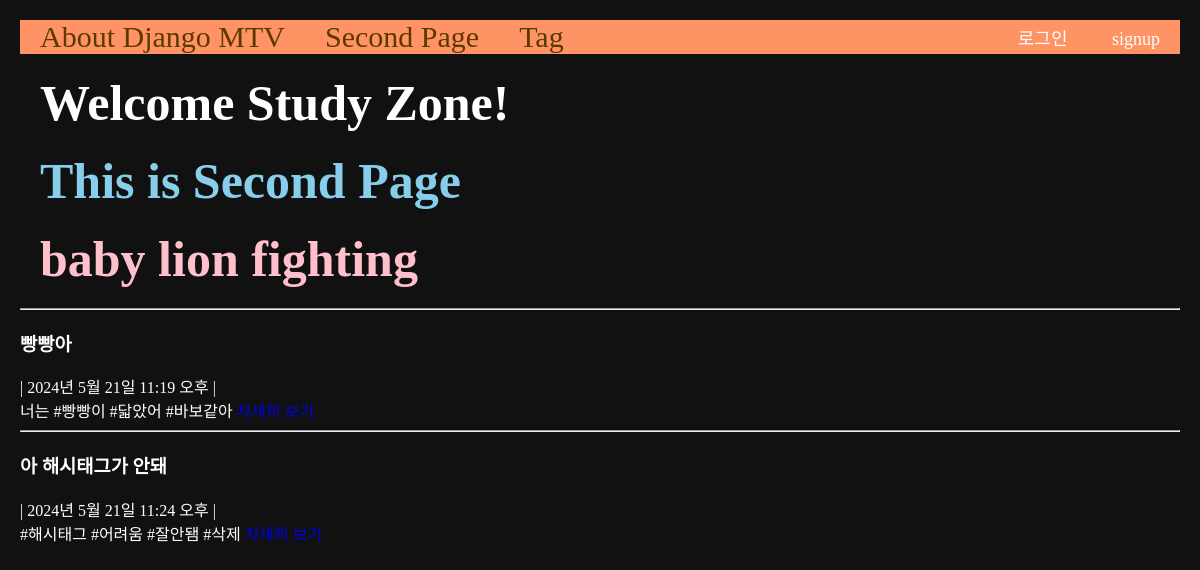
Page /second on the earlier database version.
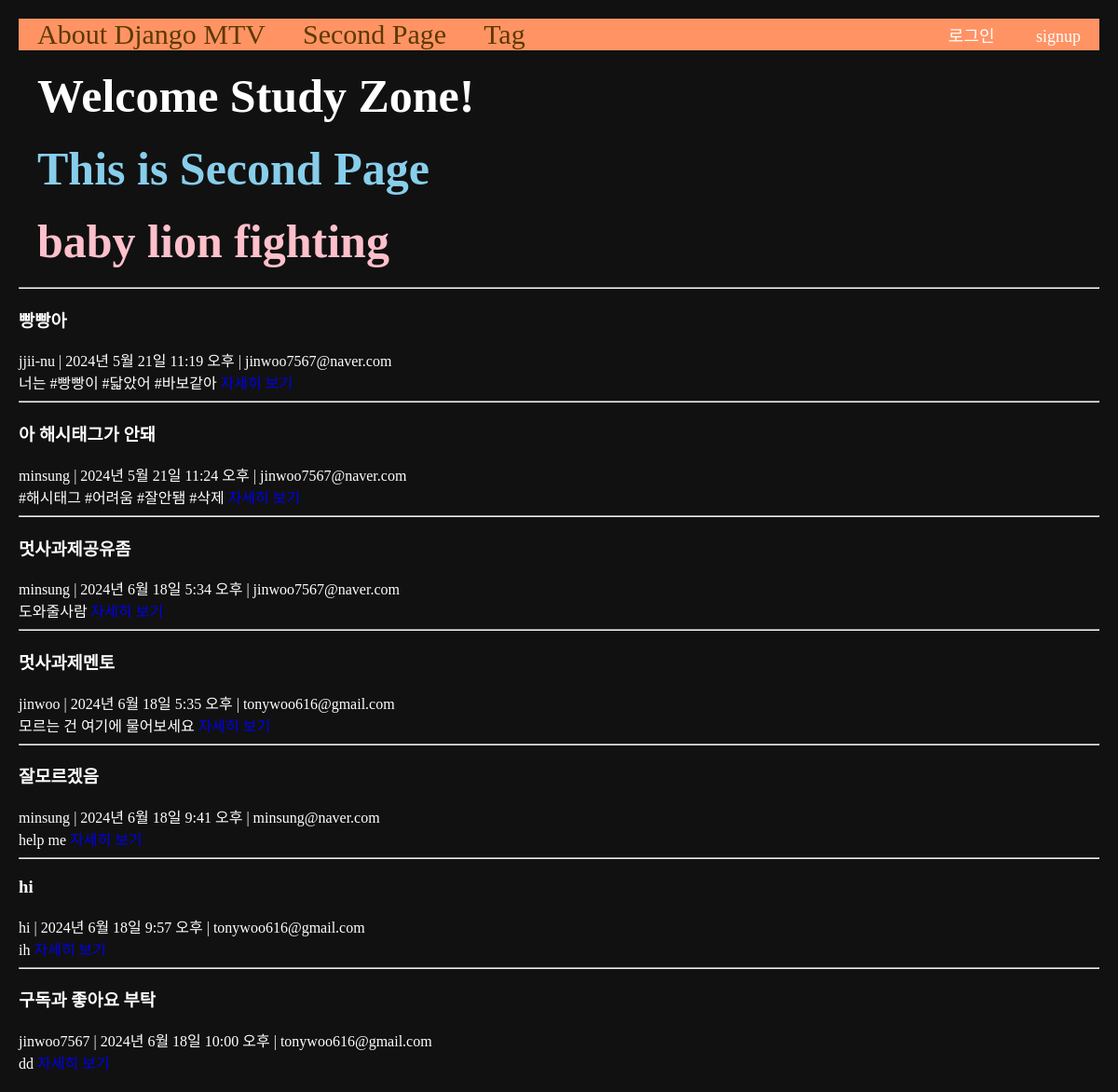
Same page on the later database version.
### main/models.py (models this page shows, shortened)
class Post(models.Model):
    title = models.CharField(max_length=50)
    writer = models.ForeignKey(User, null=False, blank=False, on_delete=models.CASCADE)
    email = models.EmailField()
    body = models.TextField()
    pub_date = models.DateTimeField()
    image = models.ImageField(upload_to="post/", blank=True, null=True)
    tags = models.ManyToManyField(Tag, related_name='posts', blank=True)
    like = models.ManyToManyField(User, related_name='likes', blank=True)
    like_count = models.PositiveBigIntegerField(default=0)
    def summary(self):
        return self.body[:20]

### main/views.py (the view)
# urls.py: path('second', secondpage, name="secondpage"),
def secondpage(request):
    posts = Post.objects.all()
    return render(request, 'main/secondpage.html', {'posts': posts})

### main/templates/main/secondpage.html (shortened to what this page needs)
{% extends 'base.html' %}
{% load static %}
{% block content %}
<div>
    <h3 class="contents">Welcome Study Zone!</h3>
    <h1 class="contents">This is Second Page</h1>
    <h2 class="contents">baby lion fighting</h2>
</div>
<div>
    {% for post in posts %}
    <div>
        <hr/>
        <h3>{{post.title}}</h3>
        {{post.writer}} | {{post.pub_date}} | {{post.email}}<br>
        {{post.summary}}
        <a href="{% url 'main:detail' post.id %}">자세히 보기</a>
        <br>
    </div>
    {% endfor %}
</div>
{% endblock %}

### project/templates/base.html (shortened to what this page needs)
<!DOCTYPE html>
{% load static %}
<html lang="ko">
<head>
    <link rel="stylesheet" type="text/css" href="{% static 'css/project.css' %}">
</head>
<body class="body-container">
    {% include 'shared/_navbar.html' %}
    <div>
        {% block content %}
        {% endblock %}
    </div>
</body>
</html>

### project/templates/shared/_navbar.html
<nav class="navbar-container">
    <a class="navbar-link" href="{% url 'main:mainpage' %}">About Django MTV</a>
    <a class="navbar-link" href="{% url 'main:secondpage' %}">Second Page</a>
    <a class="navbar-link" href="{% url 'main:tag-list' %}">Tag</a>
    <div class="nav-right">
        {% if user.is_authenticated %}
        <ul class="nav-link-account">
            <li class="nav-link-user">{{request.user.username}}</li>
            <li><a href="{% url 'accounts:logout' %}">로그아웃</a></li>
            <li><a href="{% url 'users:mypage' user.id %}">mypage</a></li>
        </ul>
        {% else %}
        <ul class="nav-link-account">
            <li><a href="{% url 'accounts:login' %}">로그인</a></li>
            <li><a href="{% url 'accounts:signup' %}">signup</a></li>
        </ul>
        {% endif %}
    </div>
</nav>

### project/static/css/project.css (style rules this page uses)
h1 { color: skyblue; }
h2 { color: pink; }

### project/templates/base.html (style rules this page uses)
a { text-decoration: none; }
.body-container { background-color: #111; color: #fff; margin: 20px; }
.navbar-container { display: flex; align-items: center; padding-left: 20px; gap: 40px; background-color: #FF9364; font-size: 18px; }
.navbar-link { color: #5c3900; font-size: 30px; }
.contents { font-size: 50px; margin: 20px; }
.nav-right { margin-left: auto; }
.nav-link-account { list-style-type: none; margin: 0; padding: 0; }
.nav-link-account li { display: inline; padding: 10px 20px; text-decoration: none; }
.nav-link-account li a { color: white; text-decoration: none; }

Differences in the rows shown:
shown differently, row unchanged: Post "빵빵아": writer (not shown) → "jjii-nu"; email (not shown) → "jinwoo7567@naver.com"
changed Post "아 해시태그가 안돼": writer (not shown) → "minsung"; email (not shown) → "jinwoo7567@naver.com"
added Post: title "멋사과제공유좀", writer "minsung", pub_date "2024년 6월 18일 5:34 오후", email "jinwoo7567@naver.com", summary "도와줄사람"
added Post: title "멋사과제멘토", writer "jinwoo", pub_date "2024년 6월 18일 5:35 오후", email "tonywoo616@gmail.com", summary "모르는 건 여기에 물어보세요"
added Post: title "잘모르겠음", writer "minsung", pub_date "2024년 6월 18일 9:41 오후", email "minsung@naver.com", summary "help me"
added Post: title "hi", writer "hi", pub_date "2024년 6월 18일 9:57 오후", email "tonywoo616@gmail.com", summary "ih"
added Post: title "구독과 좋아요 부탁", writer "jinwoo7567", pub_date "2024년 6월 18일 10:00 오후", email "tonywoo616@gmail.com", summary "dd"
